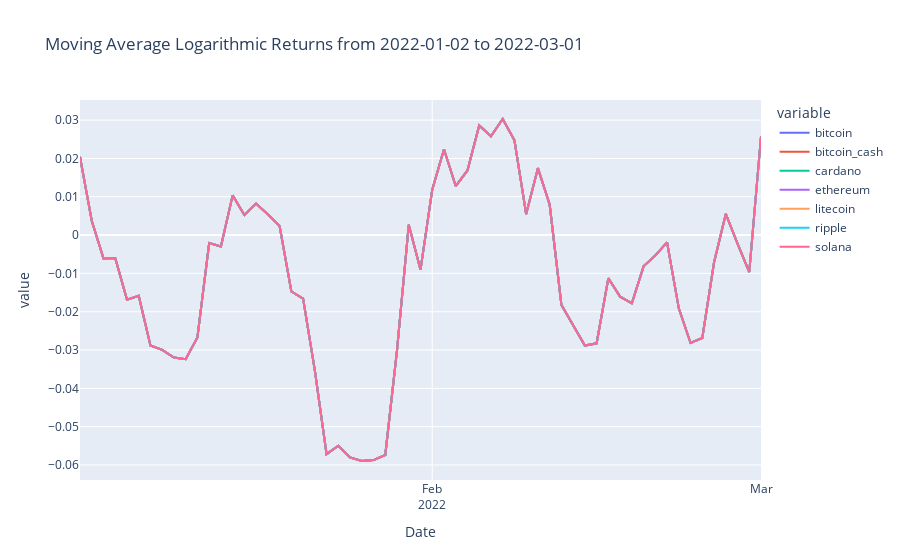

Notebook source saved alongside this figure:
### Markdown cell above
### LogROR for rolling mean market cap values

### Code cell
import plotly.express as px
''' calculating the LogROR for the rolling mean '''
mean_log_ror = clsROR.get_logarithmic_returns(_results_df, value_col_name='simp_move_avg_market_cap')
''' Transform data with coin ids in columns '''
value_col_name='simp_move_avg_market_cap_ror'
# trans_mean_log_ror = mean_log_ror[['Date','ID',value_col_name]]
# trans_mean_log_ror[trans_mean_log_ror.index.duplicated()]
# trans_mean_log_ror = trans_mean_log_ror.dropna(axis=0,subset=value_col_name)
trans_mean_log_ror = mean_log_ror.pivot_table(values=value_col_name,
                                            index='Date',
                                            columns=['ID'],
                                            aggfunc='first')
trans_mean_log_ror.dropna(axis=1,how='all', inplace=True)
trans_mean_log_ror.reset_index(inplace=True)
_subset = [col for col in trans_mean_log_ror if col != 'Date']
# _mean_log_ror_plot = trans_mean_log_ror.dropna(axis=0, how='all', subset=_subset, inplace=False)
_mean_log_ror_plot = trans_mean_log_ror.dropna(axis=0, how='all', subset=_subset, inplace=False)
_mean_log_ror_plot.to_csv('../data/mean_log_ror_plot.csv')
# _subset = [col for col in trans_mean_log_ror if col != 'Date']
# _mean_log_ror_plot = trans_mean_log_ror.dropna(axis=0, how='all', subset=_subset, inplace=False)
# ''' recreate rolling mean dataframe '''
# _l_coin_ids = [col for col in _common_log_ror if (col != 'Date' and '_mean' in col)]
# _l_coin_ids.append('Date')
# _mean_log_ror_plot = _common_log_ror[_l_coin_ids]
# _mean_log_ror_plot.columns = _mean_log_ror_plot.columns.str.replace('_mean','')

''' To plot the data transform back to coind ids to be individual columns '''
_min_date = (_mean_log_ror_plot["Date"].min())
_max_date = (_mean_log_ror_plot["Date"].max())
_title = "Moving Average Logarithmic Returns from "+str(_min_date)+" to "+str(_max_date)
fig = px.line(_mean_log_ror_plot, x="Date", y=_subset,
              hover_data={"Date": "|%B %d, %Y"},
              title=_title)
fig.update_xaxes(
    dtick="M1",
    tickformat="%b\n%Y")
fig.show()
